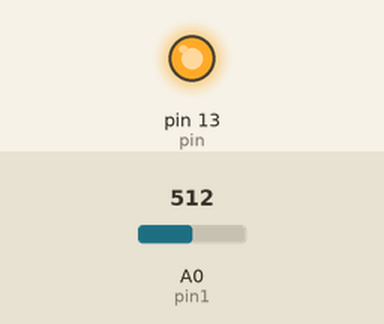
Recording of a sketch running on a simulated Arduino Uno, built with avr-gcc and run on an emulated ATmega328P. On the bench: output pins drawn as LEDs (lit = HIGH). Inputs (shaded band) come from the test bench; at power-on: A0 (pin1) = 512. What the sketch prints to the serial monitor is not drawn.

Above: at 0.1 s.
Timing chart, 0 to 1.6 s (numbered marks = the images above):
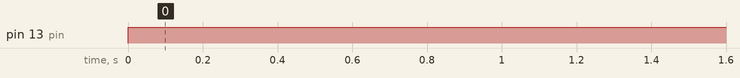

Measured:
- by itself, pin 13 (pin): LOW → HIGH at 0.00 s

The sketch:

touchTest.ino
```cpp
// (licence header left out)
// We'll use analog input 0 to measure the temperature sensor's
// signal pin.

int pin = 13;
int pin1 = A0;


void setup()
{
  pinMode(pin, OUTPUT);
  // In this sketch, we'll use the Arduino's serial port
  // to send text back to the main computer. For both sides to
  // communicate properly, they need to be set to the same speed.
  // We use the Serial.begin() function to initialize the port
  // and set the communications speed.

  // The speed is measured in bits per second, also known as
  // "baud rate". 9600 is a very commonly used baud rate,
  // and will transfer about 10 characters per second.


  Serial.begin(9600);
}


void loop()
{

  float voltage;
  //voltage = getVoltage(flex);

  digitalWrite(pin, HIGH);   // turn the LED on (HIGH is the voltage level)
  voltage = analogRead(pin1);


  // To open the serial monitor window, upload your code,
  // then click the "magnifying glass" button at the right edge
  // of the Arduino IDE toolbar. The serial monitor window
  // will open.

  // (NOTE: remember we said that the communication speed
  // must be the same on both sides. Ensure that the baud rate
  // control at the bottom of the window is set to 9600. If it
  // isn't, change it to 9600.)

  // Also note that every time you upload a new sketch to the
  // Arduino, the serial monitor window will close. It does this
  // because the serial port is also used to upload code!
  // When the upload is complete, you can re-open the serial
  // monitor window.

  // To send data from the Arduino to the serial monitor window,
  // we use the Serial.print() function.

  Serial.println(voltage);

  // Note that the above statement uses "println", which will insert
  // a "carriage return" character at the end of whatever it prints,
  // moving down to the NEXT line.


  delay(10); // repeat once per second (change as you wish!)
}


float getVoltage(int pin)
{
  // This function has one input parameter, the analog pin number
  // to read. You might notice that this function does not have
  // "void" in front of it; this is because it returns a floating-
  // point value, which is the true voltage on that pin (0 to 5V).

  // You can write your own functions that take in parameters
  // and return values (This is similar to Matlab functions). Here's how:

    // To take in parameters, put their type and name in the
    // parenthesis after the function name (see above). You can
    // have multiple parameters, separated with commas.

    // To return a value, put the type BEFORE the function name
    // (see "float", above), and use a return() statement in your code
    // to actually return the value (see below).

    // If you don't need to get any parameters, you can just put
    // "()" after the function name.

    // If you don't need to return a value, just write "void" before
    // the function name.

  // Here's the return statement for this function. We're doing
  // all the math we need to do within this statement:
  return (analogRead(pin));

}
```
